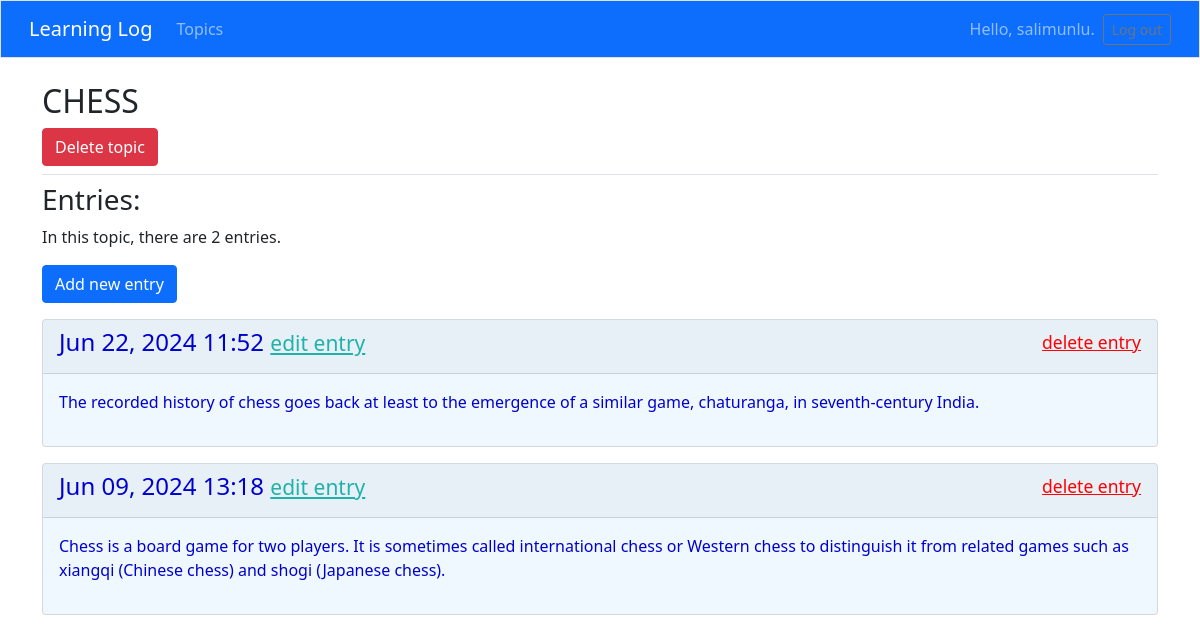
Page /topics/3/ (signed in) on the earlier database version.
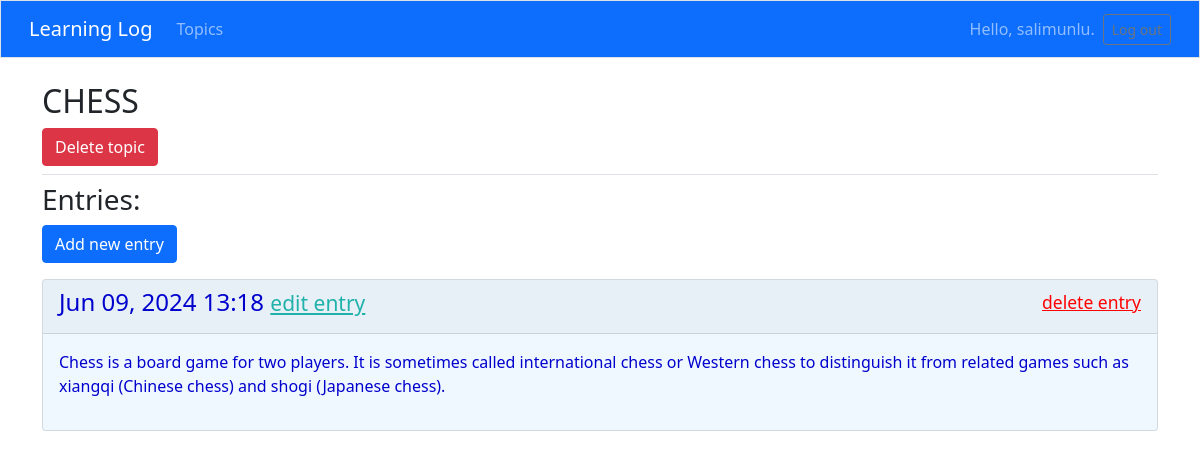
Same page on the later database version.
### learning_logs/models.py (models this page shows, shortened)
class Topic(models.Model):
    text = models.CharField(max_length=200)
    date_added = models.DateTimeField(auto_now_add=True)
    owner = models.ForeignKey(User, on_delete=models.CASCADE)
    def __str__(self):
        return self.text

class Entry(models.Model):
    topic = models.ForeignKey(Topic, on_delete=models.CASCADE)
    text = models.TextField()
    date_added = models.DateTimeField(auto_now_add=True)
    class Meta:
        verbose_name_plural = 'entries'

### learning_logs/views.py (the view)
# urls.py: path('topics/<int:topic_id>/', views.topic, name='topic'),    # Konuların ayrı sayfaları (entrys)
@login_required
def topic(request, topic_id):
    topic = Topic.objects.get(id=topic_id)
    if topic.owner != request.user:
        raise Http404
    entries = topic.entry_set.order_by('-date_added')
    context = {'topic': topic, 'entries': entries}
    return render(request, 'learning_logs/topic.html', context)

### templates/learning_logs/topic.html
{% extends 'learning_logs/base.html' %}
{% block page_header %}
    <div>
    <h2>{{ topic | upper }}</h2>
   <a href="{% url 'learning_logs:delete_topic' topic.id %}"
      class="btn btn-danger">
       Delete topic
   </a>
    </div>
{% endblock page_header %}
{% block content %}
    <h3>Entries:</h3>
    {% if entries|length > 1 %}
        <p>In this topic, there are {{ entries|length }} entries.</p>
    {% endif %}
    <p>
        <a href="{% url 'learning_logs:new_entry' topic.id %}" class="btn btn-primary">
            Add new entry</a>
    </p>
    <div>
        {% for entry in entries %}
            <div class="card mb-3" style="color: mediumblue; background-color: aliceblue">
                <div class="card-header d-flex justify-content-between align-items-center">
                    <h4>{{ entry.date_added | date:'M d, Y H:i' }}
                        <small><a href="{% url 'learning_logs:edit_entry' entry.id %}" style="color: lightseagreen">edit entry</a></small>
                    </h4>
                    <h5><small><a href="{% url 'learning_logs:delete_entry' entry.id %}" style="color: red">delete entry</a></small></h5>
                </div>
                <div class="card-body">
                    {{ entry.text | linebreaks }}
                </div>
            </div>
        {% empty %}
            <li>There are no entries for this topic yet.</li>
        {% endfor %}
    </div>
{% endblock content %}

### templates/learning_logs/base.html (shortened to what this page needs)
<!doctype html>
<html lang="en">
<head>
  {% load static %}
  {% load bootstrap4 %}
  {% bootstrap_css %}
  <link href="https://cdn.jsdelivr.net/npm/bootstrap@5.1.3/dist/css/bootstrap.min.css" rel="stylesheet">
  <link href="https://cdnjs.cloudflare.com/ajax/libs/font-awesome/6.0.0-beta3/css/all.min.css" rel="stylesheet">
</head>
<body>
  <nav class="navbar navbar-expand-md navbar-dark bg-primary mb-4 border">
    <div class="container-fluid">
      <a class="navbar-brand" href="{% url 'learning_logs:index' %}">
          Learning Log</a>
      <div class="collapse navbar-collapse" id="navbarCollapse">
        <ul class="navbar-nav me-auto mb-2 mb-md-0">
          <li class="nav-item">
            <a class="nav-link" href="{% url 'learning_logs:topics' %}">
              Topics</a></li>
        </ul>
        <ul class="navbar-nav ms-auto mb-2 mb-md-0">
          {% if user.is_authenticated %}
            <li class="nav-item">
              <span class="navbar-text me-2">Hello, {{ user.username }}.
                </span></li>
          {% endif %}
        </ul>
        {% if user.is_authenticated %}
          <form action="{% url 'users:logout' %}" method='post'>
            <button name='submit' class='btn btn-outline-secondary btn-sm'>
              Log out</button>
          </form>
        {% endif %}
      </div>
    </div>
  </nav>
  <main class="container">
    <div class="pb-2 mb-2 border-bottom">
      {% block page_header %}{% endblock page_header %}
    </div>
    <div>
      {% block content %}{% endblock content %}
    </div>
  </main>
</body>
</html>

Differences in the rows shown:
removed Entry: date_added "Jun 22, 2024 11:52", text "The recorded history of chess goes back at least to the emergence of a similar game, chaturanga, in seventh-century India."
Other differences:
{{ entries|length }}: "2" → (not shown)
text no longer shown: "In this topic, there are entries."
